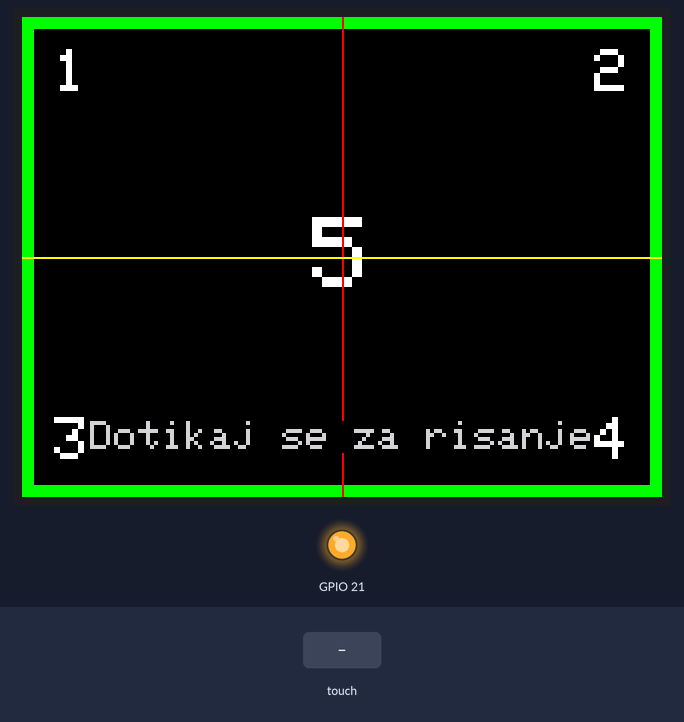
A program run on a simulated ESP32. Parts: 320×240 colour display, output pins drawn as LEDs (lit = HIGH). The inputs (shaded band) are chosen by the test bench. What the program prints to the serial monitor is not drawn.

Above: at 1.6 s.
1.7 s: touch panel pressed at 13 % / 10 % of its raw x / y range
3.2 s: touch panel pressed at 38 % / 10 % of its raw x / y range
Timing chart, 0 to 6.2 s (numbered marks = the images above; inputs shaded):
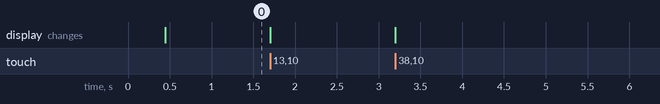

The program:

main.cpp
```cpp
/**
 * CYD demo – TFT_eSPI (ILI9341_2_DRIVER) + XPT2046 touch.
 * Enaka logika kot Arduino “borders with touch.ino”: rotation 1, invertDisplay(true),
 * cel zaslon 240×320, touch mapiran z 200,3700 / 200,3800.
 */
#include <Arduino.h>
#include <TFT_eSPI.h>
#include <XPT2046_Touchscreen.h>
#include <SPI.h>

#define XPT2046_IRQ  36
#define XPT2046_MOSI 32
#define XPT2046_MISO 39
#define XPT2046_CLK  25
#define XPT2046_CS   33

XPT2046_Touchscreen ts(XPT2046_CS, XPT2046_IRQ);
TFT_eSPI tft = TFT_eSPI();

#define PEN_SIZE   5
#define PEN_COLOR  TFT_WHITE

void setup() {
  Serial.begin(115200);
  delay(200);
  Serial.println("CYD demo - TFT_eSPI + touch");

  pinMode(21, OUTPUT);
  digitalWrite(21, HIGH);

  tft.init();
  tft.setRotation(1);
  tft.invertDisplay(true);
  tft.fillScreen(TFT_BLACK);

  uint16_t w = tft.width();
  uint16_t h = tft.height();
  Serial.printf("TFT %d x %d\n", w, h);

  const uint8_t border = 6;
  for (int i = 0; i < border; i++) {
    tft.drawRect(i, i, w - 2*i, h - 2*i, TFT_GREEN);
  }

  tft.setTextColor(TFT_WHITE);
  tft.setTextSize(3);
  tft.setTextDatum(TL_DATUM);
  tft.drawString("1", border + 10, border + 10);
  tft.setTextDatum(TR_DATUM);
  tft.drawString("2", w - border - 10, border + 10);
  tft.setTextDatum(BL_DATUM);
  tft.drawString("3", border + 10, h - border - 10);
  tft.setTextDatum(BR_DATUM);
  tft.drawString("4", w - border - 10, h - border - 10);
  tft.setTextDatum(MC_DATUM);
  tft.setTextSize(5);
  tft.drawString("5", w / 2, h / 2);

  tft.drawFastVLine(w / 2, 0, h, TFT_RED);
  tft.drawFastHLine(0, h / 2, w, TFT_YELLOW);

  tft.setTextSize(2);
  tft.setTextColor(TFT_LIGHTGREY, TFT_BLACK);
  tft.setTextDatum(MC_DATUM);
  tft.drawString("Dotikaj se za risanje", w/2, h - 30);

  SPI.begin(XPT2046_CLK, XPT2046_MISO, XPT2046_MOSI, XPT2046_CS);
  ts.begin();
  ts.setRotation(1);

  Serial.println("Pripravljeno - dotikaj se zaslona");
}

void loop() {
  if (ts.touched()) {
    TS_Point p = ts.getPoint();
    if (p.z < 300) {
      delay(10);
      return;
    }
    int16_t x = map(p.x, 200, 3700, 0, tft.width());
    int16_t y = map(p.y, 200, 3800, 0, tft.height());
    x = constrain(x, 0, tft.width() - 1);
    y = constrain(y, 0, tft.height() - 1);
    tft.fillCircle(x, y, PEN_SIZE / 2, PEN_COLOR);
    Serial.printf("Dotik: x=%d y=%d\n", x, y);
    delay(5);
  }
  delay(10);
}
```
